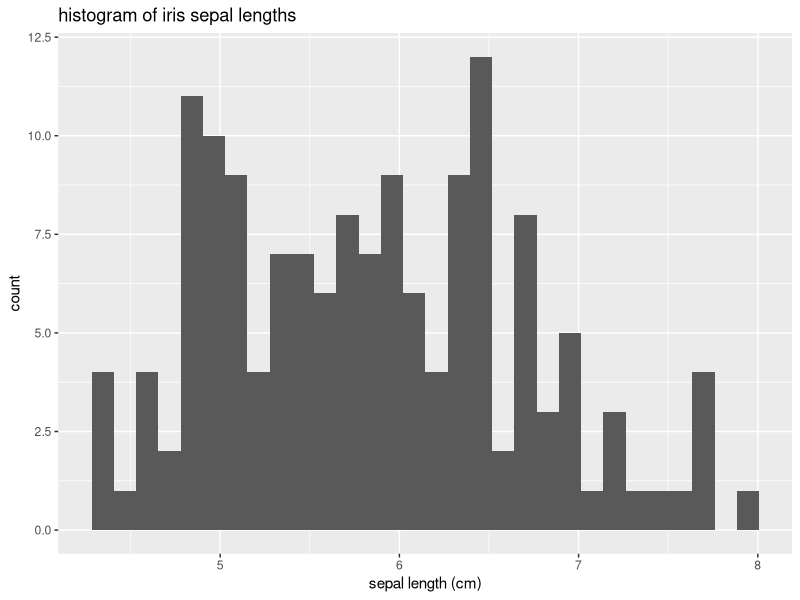
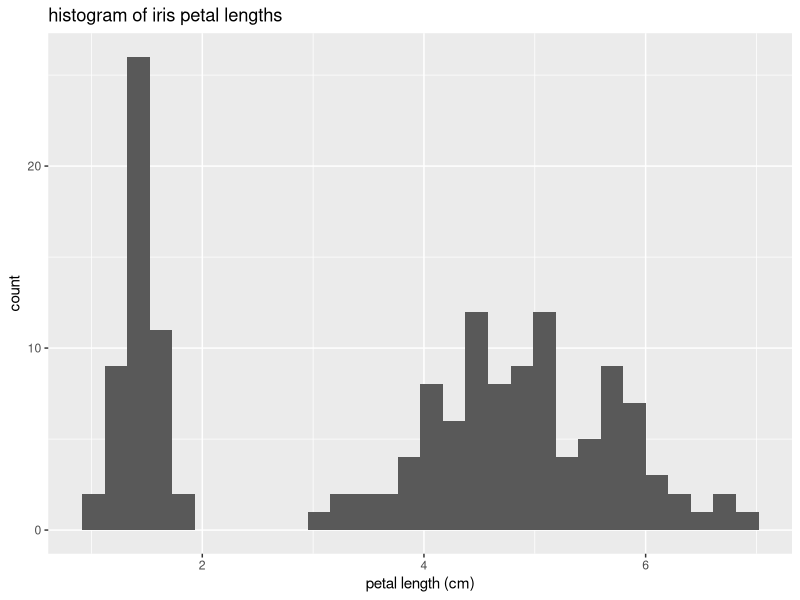
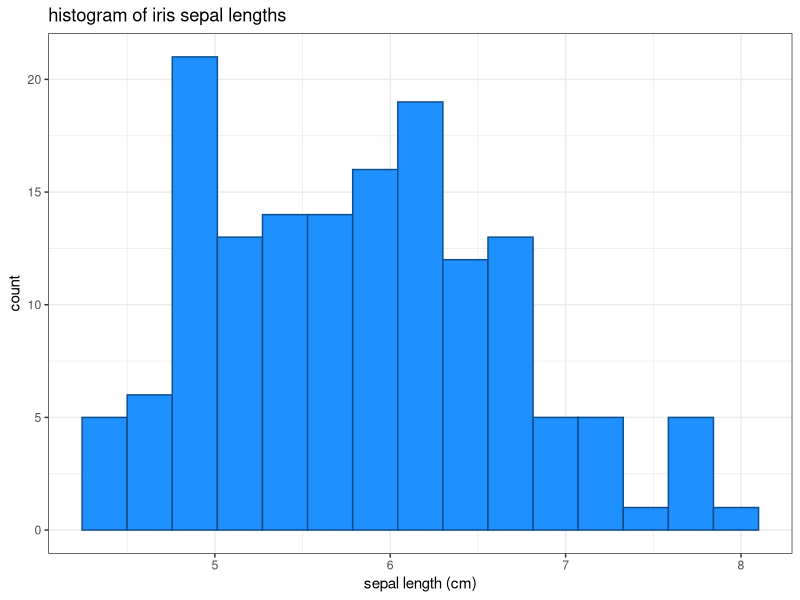
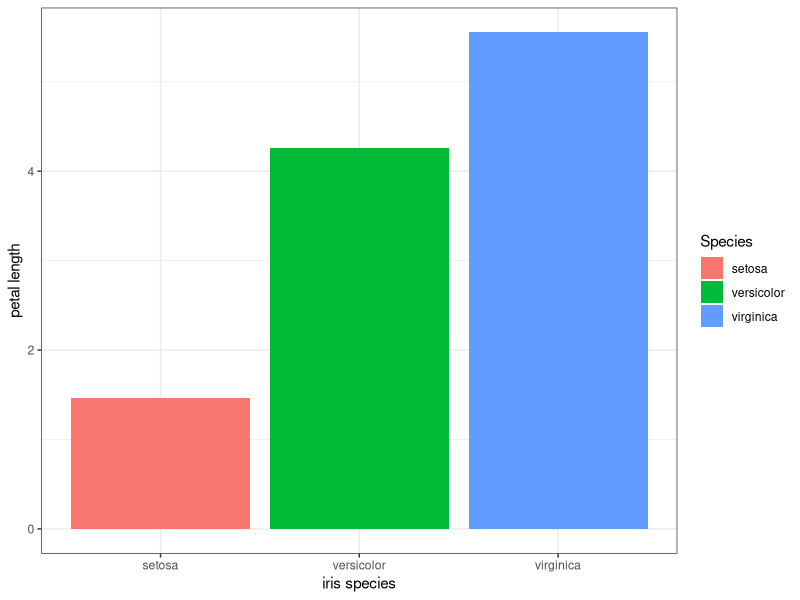
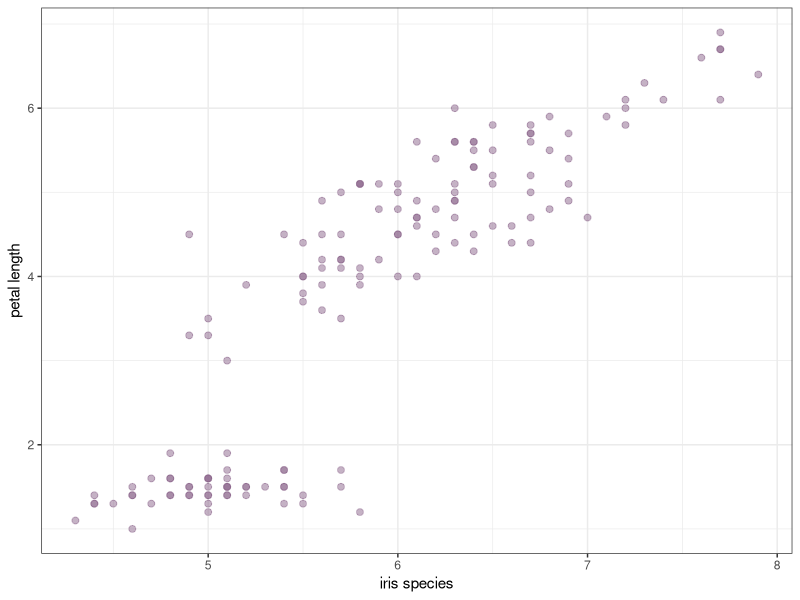
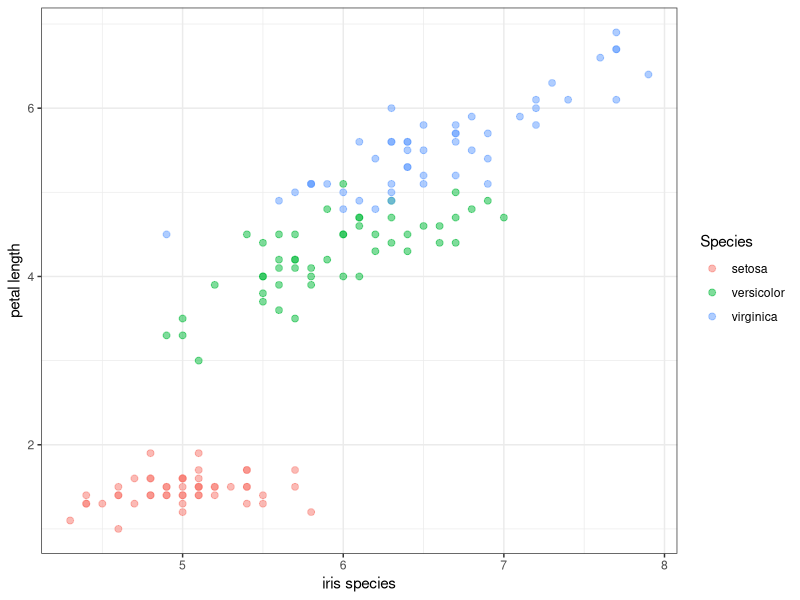

Reproduce these figures in R, in order.
## ---- chunk 1
knitr::opts_chunk$set(echo = TRUE)
## ---- chunk 2
library(tidyverse)
## ---- chunk 3
# load data
mydata <- iris
## ---- chunk 4
head(mydata)
nrow(mydata)
ncol(mydata)
## ---- chunk 5
# sepal length
ggplot(data = mydata, aes(x = Sepal.Length)) +
  geom_histogram() +
  labs(x = 'sepal length (cm)', title = 'histogram of iris sepal lengths')

# petal length
ggplot(data = mydata, aes(x = Petal.Length)) +
  geom_histogram() +
  labs(x = 'petal length (cm)', title = 'histogram of iris petal lengths')
## ---- chunk 6
# sepal length
ggplot(data = mydata, aes(x = Sepal.Length)) +
  geom_histogram(bins = 15, fill = 'dodgerblue', color = 'dodgerblue4') +
  labs(x = 'sepal length (cm)', title = 'histogram of iris sepal lengths') +
  theme_bw()
## ---- chunk 7
ggplot(data = mydata, aes(x = Species, y = Petal.Length, fill = Species)) +
  geom_bar(stat = 'summary', fun.y = 'mean') +
  labs(x = 'iris species', y = 'petal length') +
  theme_bw()
## ---- chunk 8
cor.test(mydata$Sepal.Length, mydata$Petal.Length)
# The correlation between sepal length and petal length is 0.87. This indicates that flowers with longer sepal lengths also tend to have longer petals.

ggplot(data = mydata, aes(x = Sepal.Length, y = Petal.Length)) +
  geom_point(size = 2, alpha = 0.5, color = 'plum4') +
  labs(x = 'iris species', y = 'petal length') +
  theme_bw()

# bonus
ggplot(data = mydata, aes(x = Sepal.Length, y = Petal.Length, color = Species)) +
  geom_point(size = 2, alpha = 0.5) +
  labs(x = 'iris species', y = 'petal length') +
  theme_bw()
